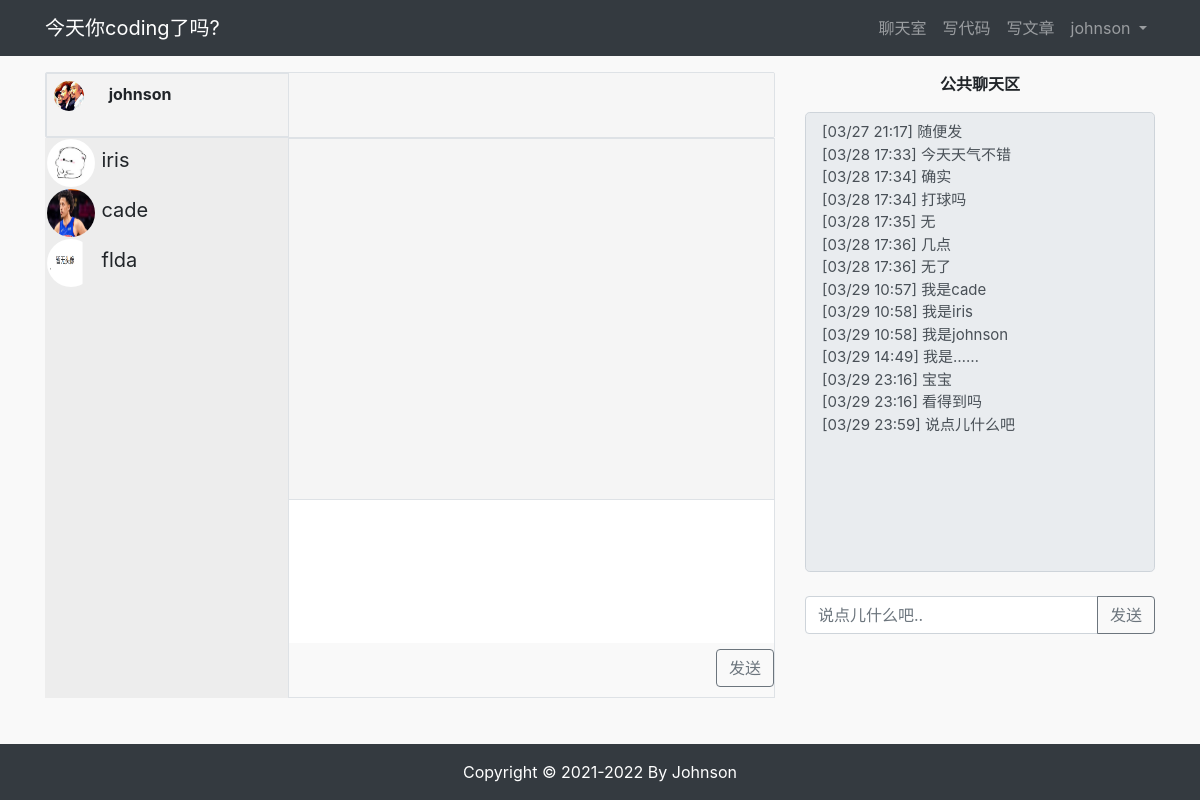
The app's page /chat/chatfield/ (signed in) with its own data.
### userprofile/models.py (models this page shows, shortened)
class Profile(models.Model):
    user = models.OneToOneField(User, on_delete=models.CASCADE, related_name='profile')
    contact_email = models.CharField(max_length=30, blank=True)
    phone = models.CharField(max_length=20, blank=True)
    avatar = models.ImageField(upload_to='avatar/%Y%m%d/', blank=True)
    bio = models.TextField(max_length=500, blank=True)

### chat/models.py (models this page shows, shortened)
class PublicMessage(models.Model):
    publisher = models.ForeignKey(User, on_delete=models.CASCADE)
    content = models.TextField()

### chat/views.py (the view)
# urls.py: path('chatfield/', views.chat, name='chatfield'),
@login_required(login_url='/userprofile/login/')
def chat(request):
    if str(request.user.username):
        if request.method == 'GET':
            user = User.objects.get(username=str(request.user.username))
            users = User.objects.all()
            profile = Profile.objects.get(user_id=request.user.id)
            profile_form = ProfileForm()
            histories = []
            for item in PublicMessage.objects.all():
                histories.append(item.content)
            context = {
                'users': users,
                'histories': histories,
                'profile_form': profile_form,
                'profile': profile,
                'user': user,
            }
            return render(request, 'chat/chat.html', context)
    else:
        return HttpResponse("请先登录！")

### userprofile/forms.py
class ProfileForm(forms.ModelForm):
    class Meta:
        model = Profile
        fields = ('contact_email', 'phone', 'avatar', 'bio')

### templates/chat/chat.html (shortened to what this page needs)
{% extends 'base.html' %}
{% load static %}
{% block content %}
<div class="container">
    <div class="row">
        <div class="col-md-8">
            <div class="row no-gutters border" style="border-radius:2px;">
                <div class="col-md-4">
                    <div class="panel panel-default">
                        <div class="chat-sidebox-heading panel-heading border" style="background-color:rgba(232,232,232, 0.4); height:8vh; padding:2px;">
                            <div class="chat-sidebox-heading-img" style="position:relative; width:30px; height:30px; display:inline-block; margin:5px;">
                                <a href="{% url 'userprofile:edit' user.id%}">
                                    <img src="{{ profile.avatar.url }}" class="" style="width:100%; height:100%; border-radius:50%;">
                                </a>
                            </div>
                            <div class="chat-sidebox-heading-username" style="position:relative; width:45%; height:100%; display:inline-block; font-weight:bold">
                                &nbsp; &nbsp; {{ user.username }}
                            </div>
                        </div>
                    </div>
                </div>
                <div class="col-md-8">
                    <div class="panel panel-default">
                        <div id="chat-write-header" value="" class="chat-fieldbox-heading panel-heading" style="background-color:rgba(245,245,245, 0.6); text-align:center; font-weight:bold; height:8vh; font-size:25px; padding-top: 5px;">
                        </div>
                    </div>
                </div>
            </div>
            <div class="row no-gutters" style="">
                <div class="col-md-4">
                    <div class="chat-sidebox-body" style="height:70vh; background-color:rgba(232,232,232, 0.7)">
                        {% for u in users %}
                            {% if u.username != user.username %}
                            <div class="chat-sidebox-body-item" tabindex="{{ u.id }}" onclick='write_header_username("{{ user.username}}" ,"{{ u.username }}", "{{ u.id }}", "{{ u.profile.avatar.url }}")'>
                                <div class="chat-sidebox-body-item-img">
                                    <img src="{{ u.profile.avatar.url }}">
                                </div>
                                <div class="chat-sidebox-body-item-text">{{ u.username }}</div>
                            </div>
                            {% endif %}
                        {% endfor %}
                    </div>
                </div>
                <div class="col-md-8 border">
                    <div class="row">
                        <div class="col-md-12">
                            <div id="chat-fieldbox-body-show" style="height:45vh; width:100%; overflow:auto; overflow-x:hidden; background-color:rgba(245,245,245, 1);">
                            </div>
                        </div>
                    </div>
                    <div class="row no-gutters">
                        <div class="col-md-12 border-top chat-fieldbox-body-input" style="height:18vh">
                            <textarea id="chat-fieldbox-body-input-textarea" style="outline:none; resize:none; border:none;width:100%; height:100%;overflow:auto;" readonly></textarea>
                            <button id="chat-fieldbox-body-input-button" class="btn btn-outline-secondary" style="float:right" onclick='send_message()'>发送</button>
                        </div>
                    </div>
                </div>
            </div>
        </div>
        <div class="col-md-4">
            <div class="form-group">
                <p class="text-center" style="font-weight:bold">公共聊天区</p>
                <textarea id="pubwindow" class="form-control form-control-lg" style="position:relative; height:460px; font-size:15px; text-align:left; resize:none" readonly>{% for history in histories%}{{ history }}&#10;{% endfor %}</textarea>
                <br>
                <div class="input-group mb-3">
                    <input id="pubform-input" class="form-control" type="text" name="content" id="content" placeholder="说点儿什么吧.." style="position:relative; width:80%;">
                    <div class="input-group-append">
                        <button id="pubform-submit" class="btn btn-outline-secondary" type="submit">发送</button>
                    </div>
                </div>
            </div>
        </div>
    </div>
</div>
{% endblock content %}

### templates/header.html (shortened to what this page needs)
<nav class="navbar navbar-expand-lg navbar-dark bg-dark fixed-top">
    <div class="container">
        <a class="navbar-brand" href="{% url 'article:article_list' %}">今天你coding了吗?</a>
        <div>
            <ul class="navbar-nav">
                <li class="nav-item">
                    <a class="nav-link" href='{% url "chat:chatfield" %}'>聊天室</a>
                </li>
                <li class="nav-item">
                    <a class="nav-link" href="{% url 'coding:edit' %}">写代码</a>
                </li>
                <li class="nav-item">
                    <a class="nav-link" href="{% url 'article:article_create' %}">写文章</a>
                </li>
                {% if user.is_authenticated %}
                    <li class="nav-item dropdown">
                        <a class="nav-link dropdown-toggle" href="#" id="navbarDropdown" role="button" data-toggle="dropdown" aria-haspopup="true">
                            {{ user.username }}
                        </a>
                    </li>
                {% else %}
                    <li class="nav-item">
                        <a class="nav-link" href='{% url "userprofile:login" %}'>登录</a>
                    </li>
                {% endif %}
            </ul>
        </div>
    </div>
</nav>
<div>
    <br><br><br>
</div>

### static/css/style.css (style rules this page uses)
.chat-sidebox-body-item { width: 100%; padding: 1px; }
.chat-sidebox-body-item-img { height: 6vh; width: 6vh; margin-left: 1px; display: inline-block; }
.chat-sidebox-body-item-img > img { width: 100%; height: 100%; border-radius: 50%; }
.chat-sidebox-body-item-text { margin-left: 2px; display: inline-block; font-size: 20px; }
body { font-family: -apple-system,BlinkMacSystemFont,"Segoe UI",Helvetica,Arial,sans-serif,"Apple Color Emoji","Segoe UI Emoji","Segoe UI Symbol"; font-size: 16px; line-height: 1.5; word-wrap: break-word; background: #F9F9F9; }

### records on screen
Profile: avatar (picture)
PublicMessage: content.content "[03/27 21:17] 随便发 [03/28 17:33] 今天天气不错 [03/28 17:34] 确实 [03/28 17:34] 打球吗 [03/28 17:35] 无 [03/28 17:36] 几点 [03/28 17:36] 无了 [03/29 10:57] 我是cade [03/29 10:58] 我是iris [03/29 10:58] 我是johnson [03/29 14:49] 我是…… [03/29 23:16] 宝宝 [03/29 23:16] 看得到吗 [03/29 23:59] 说点儿什么吧"

### other values on screen
{{ user.username }} "johnson"
{{ u.username }} "iris"
{{ u.username }} "cade"
{{ u.username }} "flda"
